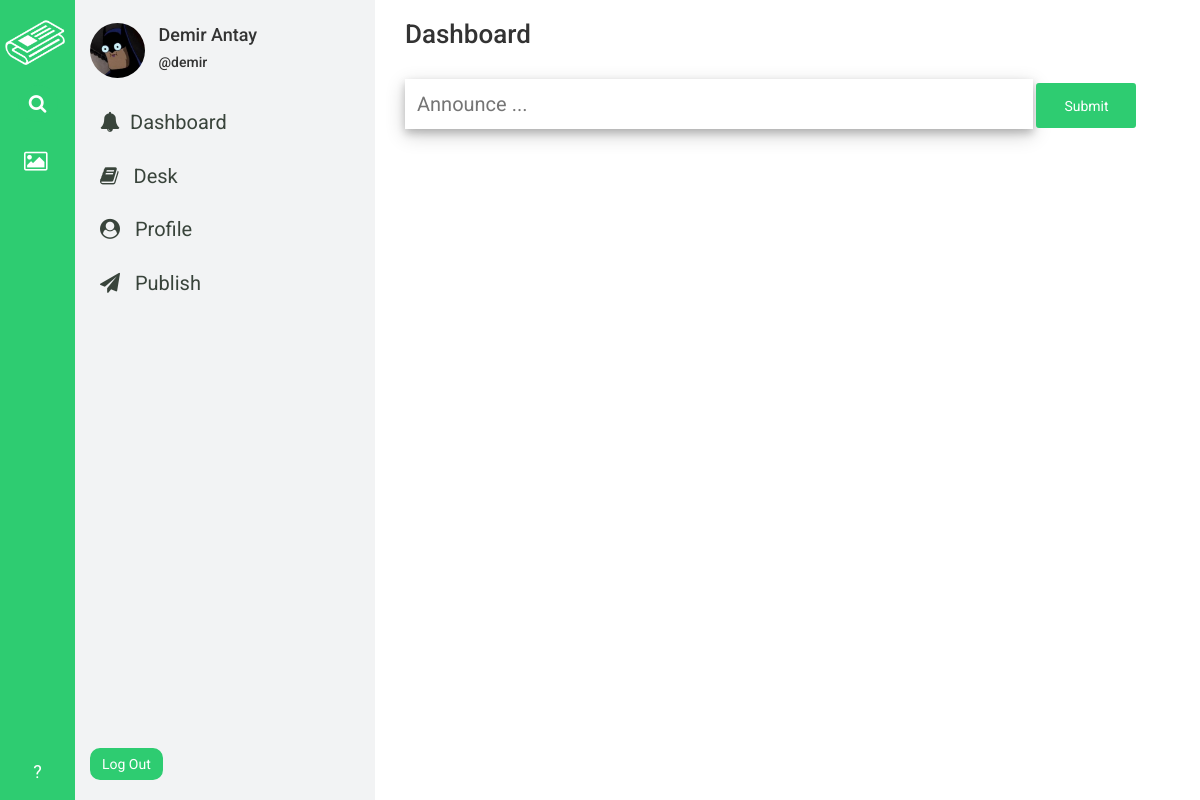
The app's page /home/dashboard/ (signed in), older data.
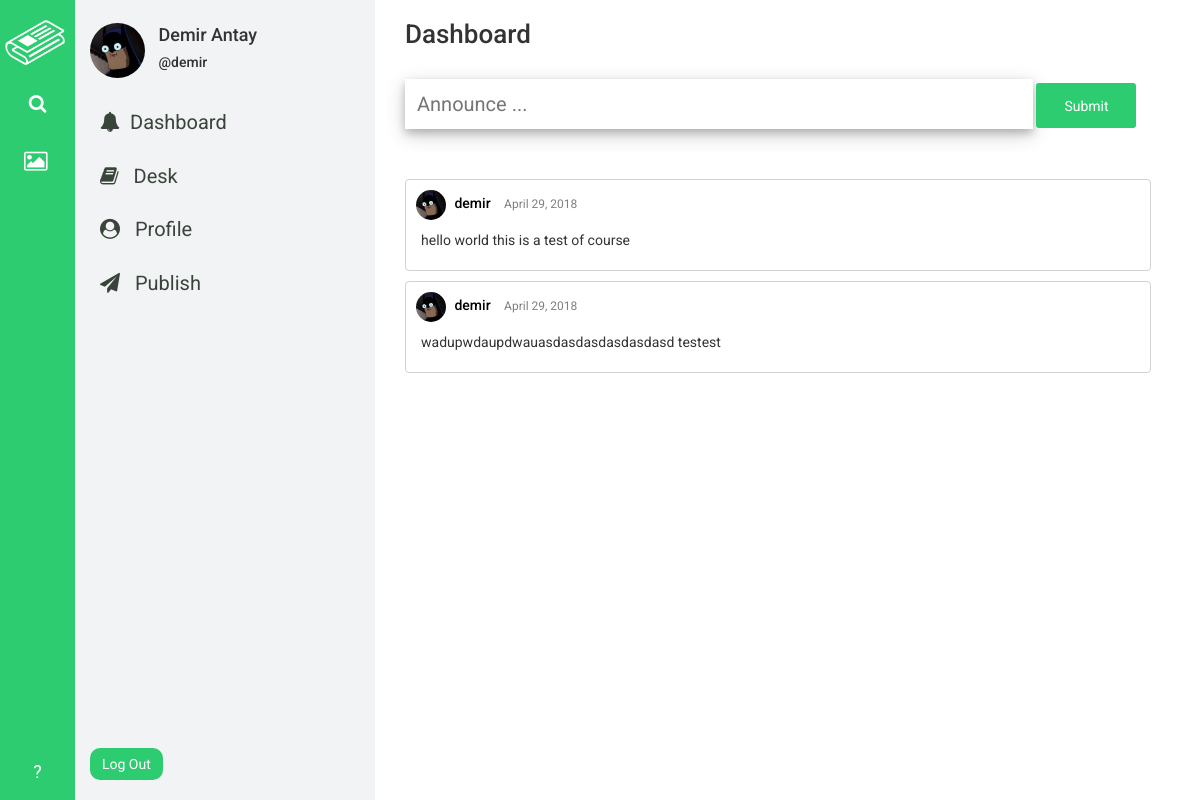
The same page, newer data.
### home_app/models.py (models this page shows, shortened)
class Announcament(models.Model):
    user = models.ForeignKey(User, on_delete=models.CASCADE)
    profile_settings = models.ForeignKey(
        ProfileSettings, on_delete=models.CASCADE, null=True, blank=True,
    )
    content = models.TextField(blank=False, null=False)
    publish_date = models.DateField(default=timezone.now)

### profile_app/models.py (models this page shows, shortened)
class ProfileSettings(models.Model):
    user = models.OneToOneField(User, on_delete=models.CASCADE)
    profile_photo = models.ImageField(
        upload_to='profile_photos/', blank=False, null=False
    )
    name = models.CharField(max_length=200, blank=False, null=False)
    bio = models.TextField(blank=False, null=False)
    personal_link = models.CharField(max_length=200, blank=False, null=False)

### home_app/views.py (the view, shortened to what this page needs)
# urls.py: path('home/dashboard/', views.dashboard, name='dashboard'),
@login_required
def dashboard(request):
    current_user = get_object_or_404(User, pk=request.user.id)
    try:
        current_user_settings = ProfileSettings.objects.get(user=current_user)
    except ObjectDoesNotExist:
        current_user_settings = None
    try:
        all_announcaments = Announcament.objects.order_by('-publish_date')
    except ObjectDoesNotExist:
        all_announcaments = None
    data = {
        'current_user': current_user,
        'has_home_navbar': True,
        'current_user_settings': current_user_settings,
        'all_announcaments': all_announcaments,
    }
    return render(request, 'home_app/dashboard.html', context=data)

### templates/home_app/dashboard.html (shortened to what this page needs)
{% extends 'base.html' %}
{% load staticfiles %}
{% block css_link %}
<link rel="stylesheet" href="{% static 'home_app/css/dashboard.css' %}" />
{% endblock %}
{% block content %}
<div id="wrapper">
  <h3 id="header">Dashboard</h3>
  <br />
  <form id="announcament-form" method="post" action="{% url 'dashboard' %}">
    <input type="text" placeholder="Announce ... " id="announcament-content" name="content"/>
    <input value="Submit" type="submit" id="announcament_submit_form" name="announcament_submit_button"/>
  </form>
  <div id="announcaments">
    {% for announcament in all_announcaments %}
      <div id="announcament-cell">
        <div id="announcament-cell-author-info">
          {% if announcament.profile_settings %}
            <a href=""><img src="{{ announcament.profile_settings.profile_photo.url }}" alt="pp" height="30px" width="30px"/></a>
          {% else %}
            <a href=""><img src="{% static 'news_app/assets/pp.jpg' %}" alt="pp" height="30px" width="30px"</a>
          {% endif %}
          <a href=""><h5>{{ announcament.user.username }}</h5></a>
          <p>{{ announcament.publish_date }}</p>
        </div>
        <p>{{ announcament.content }}</p>
      </div>
    {% endfor %}
  </div>
</div>
{% endblock %}

Row changes from the older to the newer data that the page shows:
added Announcament: profile_settings.profile_photo (picture), user.username "demir", publish_date "April 29, 2018", content "hello world this is a test of course"
added Announcament: profile_settings.profile_photo (picture), user.username "demir", publish_date "April 29, 2018", content "wadupwdaupdwauasdasdasdasdasdasd testest"
